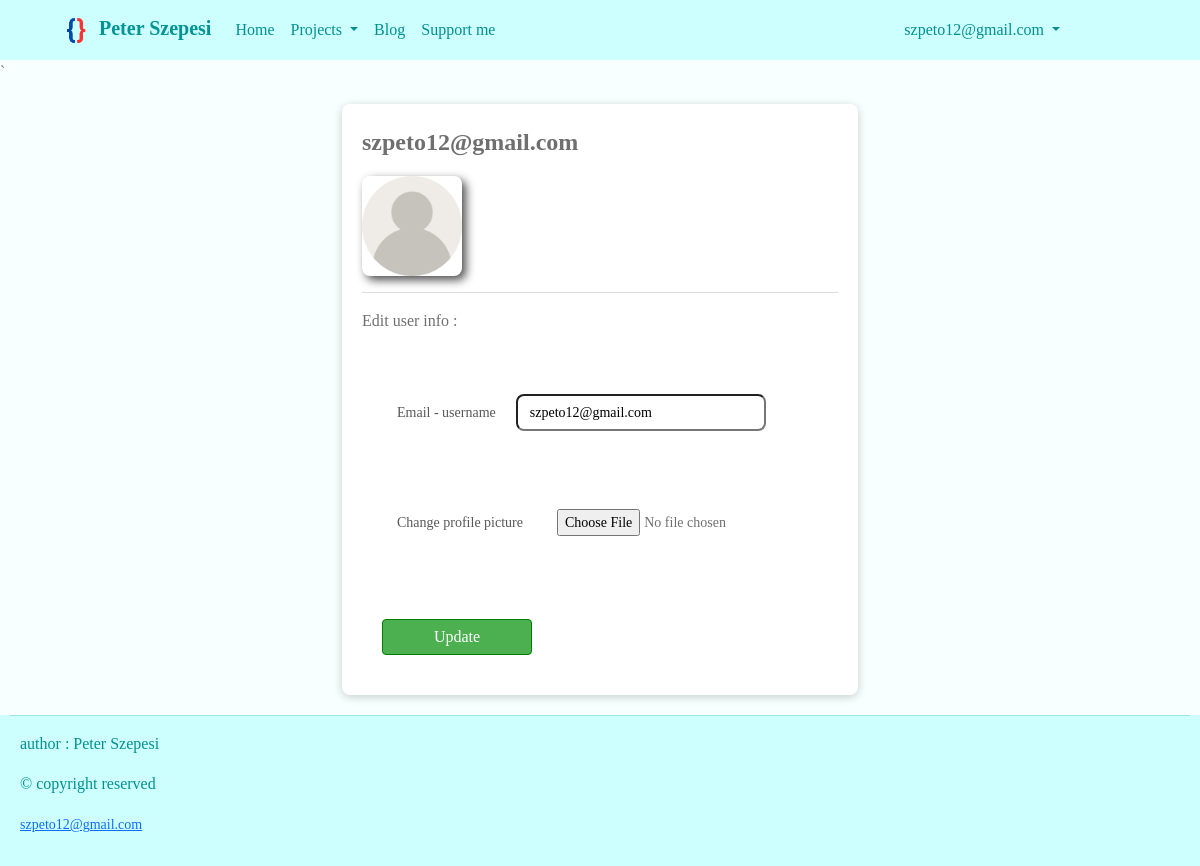
Page /user (signed in) on the earlier database version.
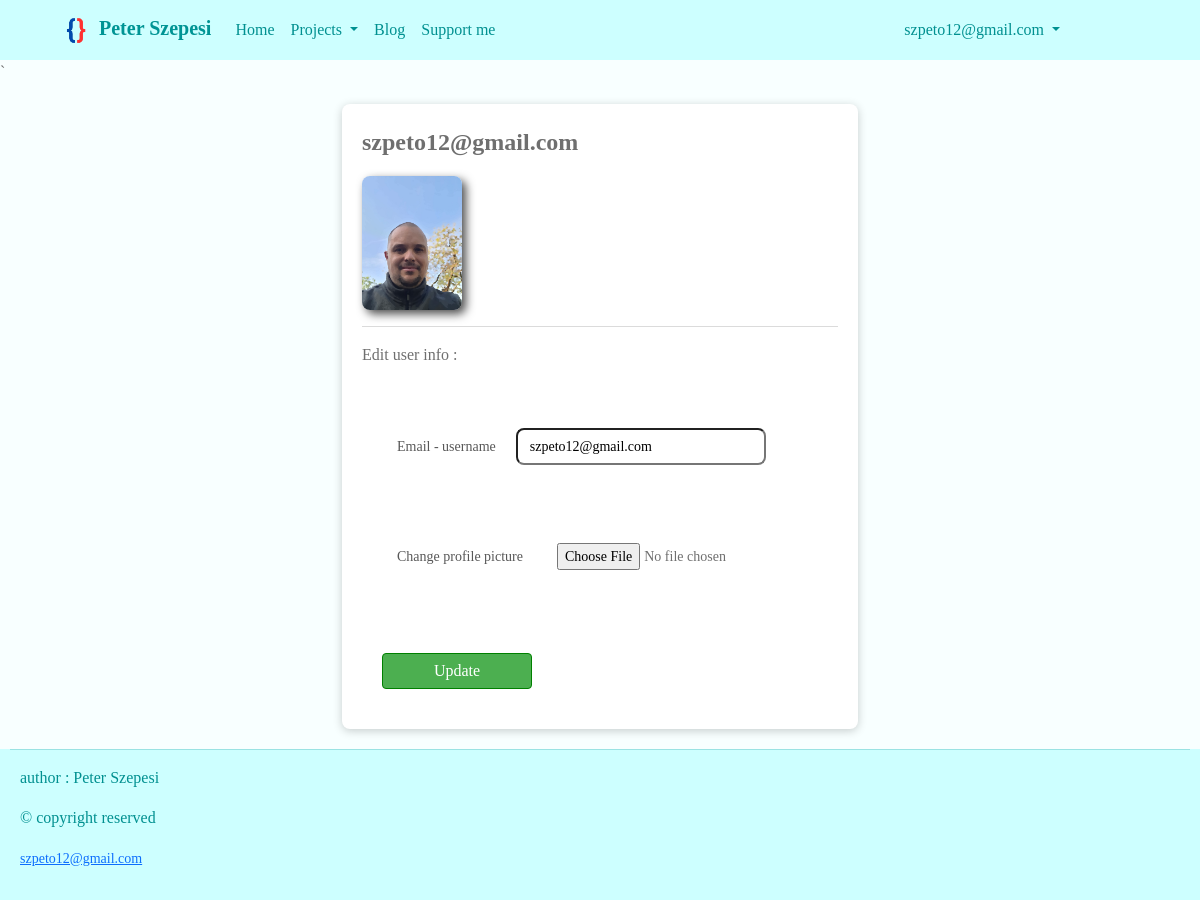
Same page on the later database version.
### db_models.py (models this page shows, shortened)
class User(db.Model, UserMixin):
    id = db.Column(db.Integer, primary_key=True, autoincrement=True)
    email_username = db.Column(db.String(50), nullable=False, unique=True)
    password = db.Column(db.String(60), nullable=False)
    image_file = db.Column(db.String(20), nullable=False, default="Default - user.jpg")
    posts = db.relationship("Post", backref="user", lazy=True)

### routes.py (the view, shortened to what this page needs)
@app.route("/user", methods=["GET", "POST"])
@login_required # It means we can access this route only if a user is logged in
def user():
    form = UpdateForm()
    form.email_username.data = current_user.email_username
    return render_template("user.html", title="User account", current_user=current_user,
                           form=form)

### validators.py (shortened to what this page needs)
class UpdateForm(FlaskForm):
    email_username = StringField("Email - username", validators=[DataRequired(), Email()])
    picture_file = FileField("Change profile picture", validators=[FileAllowed(["jpg", "png"])])
    submit = SubmitField("Update")

### db_models.py (called while the page is built)
@login_manager.user_loader
def load_user(user_id):
    return db.session.get(User, int(user_id))

### templates/user.html (shortened to what this page needs)
{% extends "base.html" %}
{% block body %}
    <div class="base-container-pop-up">
        <p class="email-username-label">{{ current_user.email_username }}</p>
        <img src="{{ url_for('static', filename='Images/profile_images/' + current_user.image_file) }}"
             width="100" class="profile-picture">
        <hr>
        <p>Edit user info : </p>
        <form method="POST" action="{{ url_for('user') }}" enctype="multipart/form-data">
            <div class="base-v-box">
                <div class="base-h-box">
                    {{ form.email_username.label(class="edit-input-label") }}
                    {{ form.email_username(class="edit-input") }}
                </div>
                <div class="base-h-box">
                    {{ form.picture_file.label(class="picture-file-input-label") }}
                    {{ form.picture_file(class="picture-file-input") }}
                </div>
                {{ form.submit(class="update-user-button") }}
            </div>
        </form>
    </div>
{% endblock %}

### templates/base.html (shortened to what this page needs)
<!DOCTYPE html>
<html lang="en">
<head>
    <link href="https://cdn.jsdelivr.net/npm/bootstrap@5.3.6/dist/css/bootstrap.min.css"
          rel="stylesheet"
>
    <link rel="stylesheet" href="{{url_for('static', filename = 'Styles/styles.css')}}">
</head>
<body>
  <header>
    <nav class="navbar navbar-expand-lg bg-body-tertiary" data-bs-theme="light">
      <div class="container-fluid">
        <a class="navbar-brand" href="/"><img src="{{ url_for('static', filename='Images/Logo - no background.png') }}"
        width="34">
          Peter Szepesi
        </a>
        <div class="collapse navbar-collapse" id="navbarSupportedContent">
          <ul class="navbar-nav me-auto mb-2 mb-lg-0">
            <li class="nav-item">
              <a class="nav-link active" aria-current="page" href="/">Home</a>
            </li>
            <li class="nav-item dropdown">
              <a class="nav-link dropdown-toggle" href="#" role="button" data-bs-toggle="dropdown" aria-expanded="false">
                Projects
              </a>
            </li>
            <li class="nav-item">
              <a class="nav-link" href="{{ url_for('blog') }}">Blog</a>
            </li>
            <li class="nav-item">
              <a class="nav-link" href="https://www.paypal.me/szpeto" target="_blank">Support me</a>
            </li>
          </ul>
          {% if current_user.is_authenticated %}
            <ul class="navbar-nav ms-auto mb-2 mb-lg-0">
              <li class="nav-item dropdown">
                <a class="nav-link dropdown-toggle" href="#" role="button" data-bs-toggle="dropdown" aria-expanded="false">
                  {{ current_user.email_username }}
                </a>
              </li>
            </ul>
          {% endif %}
        </div>
      </div>
    </nav>
  </header>
  {% with messages = get_flashed_messages(with_categories=True) %}
  `
  {% endwith %}
  {% block body %}{% endblock %}
  <footer>
    <hr>
    <div class="footer-container">
      <p>author : Peter Szepesi</p>
      <p>&copy; copyright reserved</p>
      <small><a href="mailto:szpeto12@gmail.com">szpeto12@gmail.com</a></small>
    </div>
  </footer>
</body>
</html>

### static/Styles/styles.css (style rules this page uses)
body { background-color: rgb(248, 255, 255); font-family: Bahnschrift; color: rgb(111, 111, 111); }
.navbar { background: rgb(205, 255, 255) !important; color: rgb(33, 37, 41) !important; padding: 8px 10% 8px 4% !important; }
.navbar .nav-link { color: rgb(0, 144, 144) !important; }
.navbar-brand { color: rgb(0, 148, 148) !important; font-weight: 600; }
footer { text-align: left; font-family: Bahnschrift; font-weight: 200; color: rgb(0, 144, 144); background: rgb(205, 255, 255) !important; padding: 0px 10px 20px 10px; }
.base-h-box { display: flex; flex-direction: row; margin: 10px; padding: 10px; }
.base-v-box { display: flex; flex-direction: column; margin: 10px; }
.base-container-pop-up { display: flex; flex-direction: column; min-width: 150px; width: fit-content; margin: 20px auto; padding: 20px; border-radius: 8px; background-color: white; color: rgb(111, 111, 111); box-shadow: 0px 2px 10px rgba(0,0,0,0.2); font-family: Bahnschrift; }
.footer-container { margin: 4px 10px 10px 10px; }
.update-user-button { max-width: 150px; padding: 5px 10px; background-color: rgb(76, 175, 80); border: 1px solid green; color: white; text-decoration: none; border-radius: 4px; cursor: pointer; margin: 40px 10px 10px 10px; }
input[type="text"] { font-size: 14px; border-radius: 8px; padding: 6px 12px; width: 250px; max-width: 300px; min-width: 80px; margin: 15px; }
.edit-input { margin: 5px; }
.picture-file-input { font-size: 14px; font-weight: 300; border-radius: 8px; padding: 8px 14px; width: 250px; max-width: 300px; min-width: 80px; margin: 15px; }
.email-username-label { font-size: 24px; font-weight: bold; }
.edit-input-label { margin: auto 5px; font-size: 14px; font-weight: 200; color: rgb(88, 88, 88); }
.picture-file-input-label { margin: auto 5px; font-size: 14px; font-weight: 200; color: rgb(88, 88, 88); }
.profile-picture { border-radius: 8px; box-shadow: 4px 4px 10px rgba(0,0,0,0.7); }

Differences in the rows shown:
changed User "szpeto12@gmail.com": image_file: picture added in place of a placeholder
